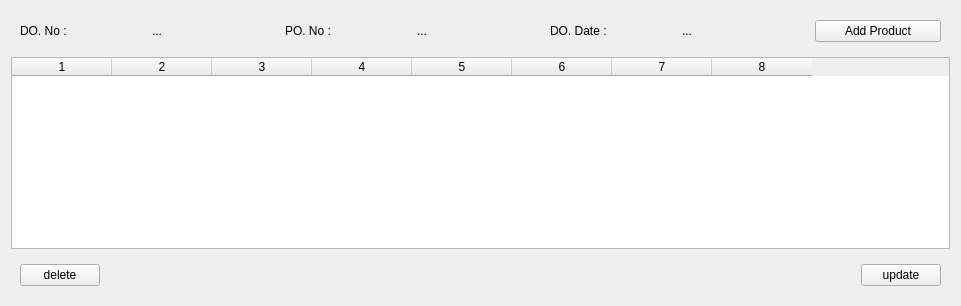
         <widget class="QWidget" name="do_products_page">
          <layout class="QVBoxLayout" name="verticalLayout_13">
           <item>
            <widget class="QWidget" name="widget_13" native="true">
             <property name="sizePolicy">
              <sizepolicy hsizetype="Preferred" vsizetype="Fixed">
               <horstretch>0</horstretch>
               <verstretch>0</verstretch>
              </sizepolicy>
             </property>
             <layout class="QHBoxLayout" name="horizontalLayout_15">
              <item>
               <widget class="QLabel" name="label_15">
                <property name="text">
                 <string>DO. No :</string>
                </property>
               </widget>
              </item>
              <item>
               <widget class="QLabel" name="do_no_view_more">
                <property name="text">
                 <string>...</string>
                </property>
               </widget>
              </item>
              <item>
               <widget class="QLabel" name="label_19">
                <property name="text">
                 <string>PO. No :</string>
                </property>
               </widget>
              </item>
              <item>
               <widget class="QLabel" name="po_no_view_more">
                <property name="text">
                 <string>...</string>
                </property>
               </widget>
              </item>
              <item>
               <widget class="QLabel" name="label_21">
                <property name="text">
                 <string>DO. Date :</string>
                </property>
               </widget>
              </item>
              <item>
               <widget class="QLabel" name="do_date_view_more">
                <property name="text">
                 <string>...</string>
                </property>
               </widget>
              </item>
              <item>
               <widget class="QPushButton" name="pushButton_2">
                <property name="text">
                 <string>Add Product</string>
                </property>
               </widget>
              </item>
             </layout>
            </widget>
           </item>
           <item>
            <widget class="QTableWidget" name="do_view_more_table">
             <property name="columnCount">
              <number>8</number>
             </property>
             <column/>
             <column/>
             <column/>
             <column/>
             <column/>
             <column/>
             <column/>
             <column/>
            </widget>
           </item>
           <item>
            <widget class="QWidget" name="widget_14" native="true">
             <property name="sizePolicy">
              <sizepolicy hsizetype="Preferred" vsizetype="Fixed">
               <horstretch>0</horstretch>
               <verstretch>0</verstretch>
              </sizepolicy>
             </property>
             <layout class="QHBoxLayout" name="horizontalLayout_16">
              <item>
               <widget class="QPushButton" name="delete_btn_do_view_more">
                <property name="text">
                 <string>delete</string>
                </property>
               </widget>
              </item>
              <item>
               <spacer name="horizontalSpacer_15">
                <property name="orientation">
                 <enum>Qt::Horizontal</enum>
                </property>
                <property name="sizeHint" stdset="0">
                 <size>
                  <width>755</width>
                  <height>20</height>
                 </size>
                </property>
               </spacer>
              </item>
              <item>
               <widget class="QPushButton" name="update_do_btn">
                <property name="text">
                 <string>update</string>
                </property>
               </widget>
              </item>
             </layout>
            </widget>
           </item>
          </layout>
         </widget>
